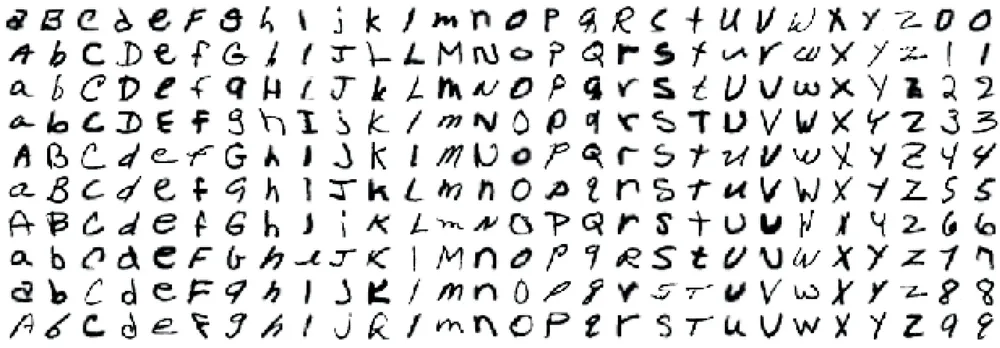
#> input picture lettre.webp, 1000 x 348 px, shrunk from 3507 x 1221 before the run
$ python getcharacter.py
#> lines starting #> are read from the running program, lines starting #| are printed output that depends on the picture; after the words box and inside, x2 and y2 are one past the last pixel; in counts of white or black regions, pixels touching at a corner belong together
import cv2
import numpy as np
import os

source_image = cv2.imread("lettre.webp")
#> source_image is the input picture: shape (348, 1000, 3); mean B, G, R 221.8, 221.8, 221.5
source_gray = cv2.cvtColor(source_image, cv2.COLOR_BGR2GRAY)
_, binary_image = cv2.threshold(source_gray, 128, 255, cv2.THRESH_BINARY)
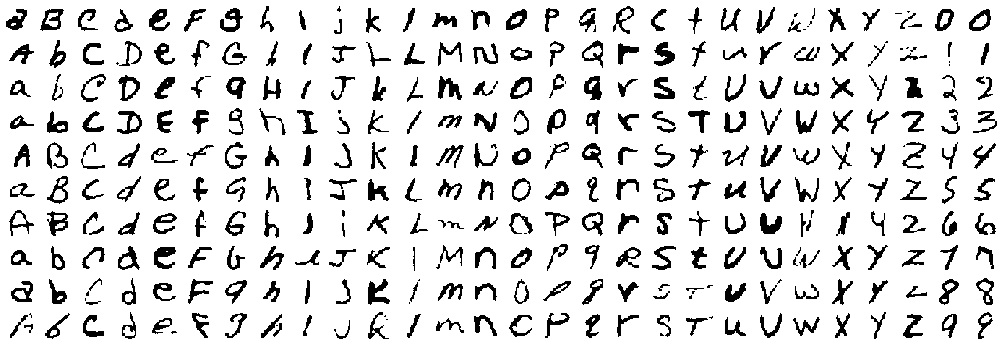
#> binary_image: shape (348, 1000); 87.3% white; 349 black regions (52 under 20 px), largest, box (x1, y1, x2, y2) and area: (368, 279, 390, 305) 300, (438, 76, 462, 100) 288, (154, 247, 176, 269) 288
inverted_image = cv2.bitwise_not(binary_image)
#> inverted_image: shape (348, 1000); 12.7% white; 349 white regions (52 under 20 px)
contours, _ = cv2.findContours(inverted_image, cv2.RETR_EXTERNAL, cv2.CHAIN_APPROX_SIMPLE)
#> contours = 349 contours, 66 with area under 20; largest, box (x1, y1, x2, y2) and area: (118, 75, 140, 101) 332, (40, 9, 64, 31) 332, (510, 77, 532, 99) 324, (47, 176, 68, 204) 312, (512, 178, 531, 202) 310
combined_image = np.zeros_like(source_image)
output_dir = "extracted_shapes"
os.makedirs(output_dir, exist_ok=True)

for i, contour in enumerate(contours):
    x, y, w, h = cv2.boundingRect(contour)
    shape = source_gray[y:y+h, x:x+w]
    shape_filename = os.path.join(output_dir, f"letter_{i}.jpg")
    cv2.imwrite(shape_filename, shape)
#> this loop made 349 passes
#> (x, y, w, h) on passes 2, 5, 6: (171, 331, 6, 3), (24, 324, 9, 9), (273, 323, 9, 14)

print(f"Extracted {len(contours)} shapes.")
#| Extracted 349 shapes.
